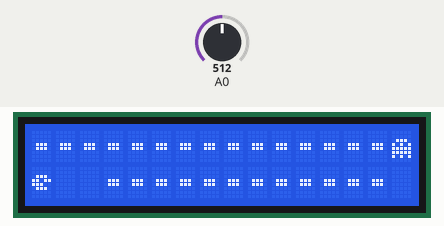
This sketch was run on a simulated Arduino Uno, built with avr-gcc and run on an emulated ATmega328P. Shown: 16×2 character LCD. The inputs (shaded band) are chosen by the test bench; at power-on: A0 = 512. What the sketch prints to the serial monitor is not drawn.

Above: at 6.2 s.
6.3 s: A0 set to 194
At 8.1 s:
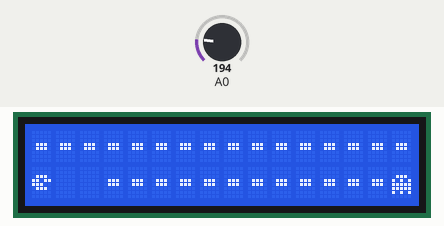
9.3 s: A0 set to 169
At 10.3 s:
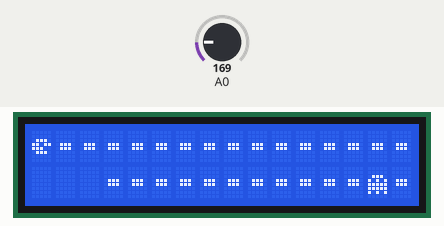
12.3 s: A0 set to 53
15.3 s: A0 set to 47
At 17.9 s:
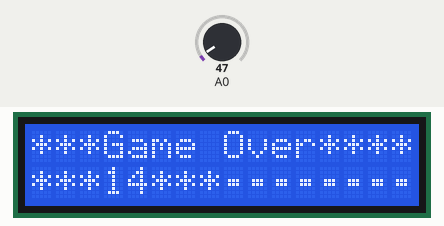
Timing chart, 0 to 19.4 s (numbered marks = the images above; inputs shaded):
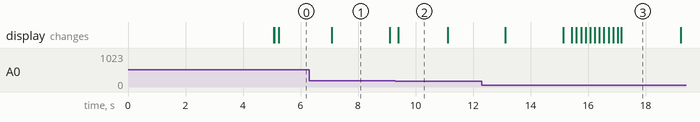

Measured:
- the behaviour switches between 180 and 179 on A0 (found by bisection; images 1 and 2)
- the behaviour switches between 50 and 49 on A0 (found by bisection; images 2 and 3)
- after the input at 9.3 s, the display: changes after 0.10 s (image 2)
- after the input at 15.3 s, the display: first changes after 0.13 s (image 3 shows a later state)
- what the display in image 1 shows lasts 2.0 s, from 7.1 s to 9.1 s
- what the display in image 2 shows lasts 1.7 s, from 9.4 s to 11.1 s

The sketch:

Pacman.ino
```cpp
#include <LiquidCrystal.h>


#define VITESSE_PAC 150
#define VITESSE_FANT 2000
#define MAXX 15
#define MAXY 1

#define btnRight     0
#define btnUp        1
#define btnDown      2
#define btnLeft      3
#define btnSelect    4
#define btnNone      5

void(* resetFunc) (void) = 0;
LiquidCrystal lcd(8, 9, 4, 5, 6, 7);


byte pacman[8] = {
  B00000,
  B00000,
  B01110,
  B11011,
  B11100,
  B01110,
  B00000,
  B00000
};

byte fantome[8] = {
  B00000,
  B00000,
  B01110,
  B10101,
  B11111,
  B11111,
  B10101,
  B00000
};

byte point[8] = {
  B00000,
  B00000,
  B00000,
  B01110,
  B01110,
  B00000,
  B00000,
  B00000
};


byte points[MAXX+1][MAXY+1];

int xpac=2;
int ypac=1;
int xfant=15;
int yfant=0;
byte light=true;
long keystruck=0;
long tracking=0;
byte partieEnCours=true;
byte vide=false;

byte level=0;
int score=0;

void move(int x,int y)
{
  int oldx=xpac;
  int oldy=ypac;
  if (((xpac+x)>=0)&((xpac+x)<=MAXX)) xpac=xpac+x;
  if (((ypac+y)>=0)&((ypac+y)<=MAXY)) ypac=ypac+y;
  lcd.setCursor(xpac,ypac);
  lcd.write(byte(0));
  lcd.setCursor(oldx,oldy);
  if ((xpac!=oldx)||(ypac!=oldy)) lcd.print(" ");
  if(points[xpac][ypac]){
    points[xpac][ypac]=false;
    score++;
  }
  vide=true;
  for (int i=0; i<=MAXX; i=i+1)
    for (int j=0; j<=MAXY; j=j+1)
      if (points[i][j])  vide=false;
  if ((vide)&&(partieEnCours)) win();
}

void gameOver(){
  lcd.setCursor(0, 0);
  lcd.print("***Game Over****");
  lcd.setCursor(0, 1);
  lcd.print("***");
  lcd.print(score);
  lcd.print("***");
  delay(2000);
  resetFunc();
}

void win()
{
  level++;
  lcd.setCursor(0, 0);
  lcd.print("*** Next level ***");
  lcd.setCursor(0, 1);
  lcd.print("*** ");
  lcd.print(level,DEC);
  lcd.print(" ***");
  delay(2000);
  initLevel();
}

void pursuit()
{
  int oldx=xfant;
  int oldy=yfant;
  if (yfant<ypac) yfant=yfant+1;
  else if (yfant>ypac) yfant=yfant-1;
  else if (xfant<xpac) xfant=xfant+1;
  else if (xfant>xpac) xfant=xfant-1;
  lcd.setCursor(xfant,yfant);
  lcd.write(1);
  lcd.setCursor(oldx,oldy);
  if ((oldx!=xfant)||(oldy!=yfant))
  {
    if (points[oldx][oldy]) lcd.write(2);
    else lcd.print(" ");
  }
}


void initLevel(){
  for (int i=0; i<=MAXX; i=i+1)
    for (int j=0; j<=MAXY; j=j+1){
      points[i][j]=true;
      lcd.setCursor(i-1, j-1);
      lcd.write(2);
    }
  lcd.setCursor(xpac,ypac);
  lcd.write(byte(0));
  lcd.setCursor(xfant,yfant);
  lcd.write(1);
  tracking=millis();
  vide=false;
}

void setup() {
  Serial.begin(9600);

  lcd.begin(16, 2);
  lcd.createChar(0, pacman);
  lcd.createChar(1, fantome);
  lcd.createChar(2, point);
  lcd.setCursor(0, 0);
  lcd.print("Pacman!");
  delay (5000);
  initLevel();
}

void loop() {
  int thisChar = Serial.read();
  switch (thisChar)
  {
  case 'r':
    lcd.scrollDisplayRight();
    break;
  case 'l':
    lcd.scrollDisplayLeft();
    break;
  }
  if ((thisChar>'a')&(thisChar<'z'))
  {
    lcd.setCursor(1,1);
    lcd.write(thisChar);
  }
  if (millis()-keystruck>VITESSE_PAC)
  {
    int joy=getKey();
    switch (joy)
    {
    case btnNone:
      break;
    case btnLeft:
      Serial.print("Pacman move à gauche.\n");
      Serial.print(keystruck);
      move(-1,0);
      keystruck=millis();
      break;
    case btnRight:
      Serial.print("Pacman move à droite\n");
      move(1,0);
      keystruck=millis();
      break;
    case btnUp:
      Serial.print("Pacman move en haut\n");
      move(0,-1);
      keystruck=millis();
      break;
    case btnDown:
      Serial.print("Pacman move en bas\n");
      move(0,1);
      keystruck=millis();
      break;
    default:
      Serial.print(joy);
      keystruck=millis();
    };
  };
  if (millis()-tracking>VITESSE_FANT/(level+1)+10)
  {
    pursuit();
    tracking=millis();
  }
  if ((xpac==xfant)&&(ypac==yfant)&&(partieEnCours))
  {
    gameOver();
  }
}


int getKey() {
  int b = analogRead(A0);
  if (b > 1000) return btnNone;
  delay(8);
  if (b < 50) return btnRight;
  if (b < 180) return btnUp;
  if (b < 330) return btnDown;
  if (b < 520) return btnLeft;
  if (b < 700) return btnSelect;
}
```
